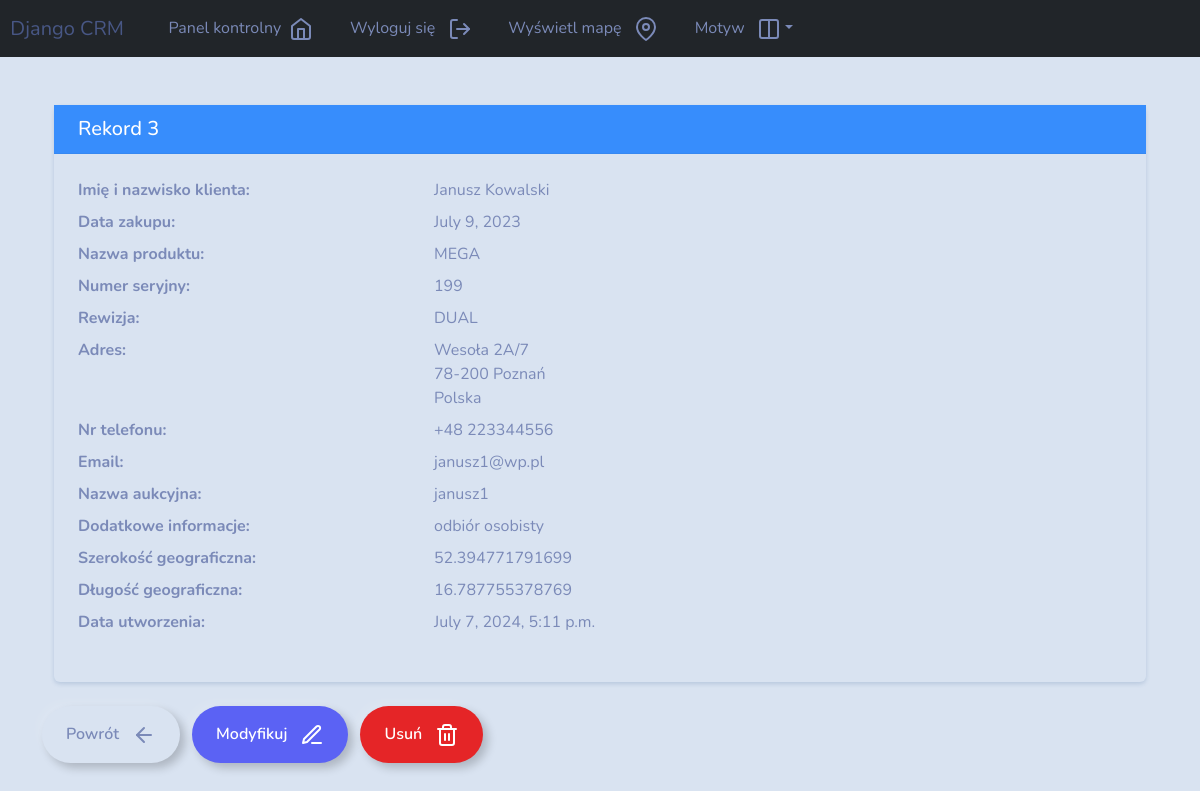
Screenshot of /record/3 (signed in) with the database file from the repository.
### webapp/models.py (models this page shows, shortened)
class Record(models.Model):
    creation_date = models.DateTimeField(auto_now_add=True)
    purchase_date = models.DateField(blank=True, null=True)  # Allows blank and NULL
    product_name = models.CharField(max_length=100, blank=True)  # Allows blank
    serial_number = models.CharField(max_length=100, blank=True)  # Allows blank
    revision = models.CharField(max_length=100, blank=True)  # Allows blank
    customer_first_name = models.CharField(max_length=100, blank=True)  # Allows blank
    customer_last_name = models.CharField(max_length=100, blank=True)  # Allows blank
    address_street = models.CharField(max_length=100, blank=True)  # Allows blank
    address_building = models.CharField(max_length=100, blank=True)  # Allows blank
    address_apartment = models.CharField(max_length=100, blank=True)  # Allows blank
    address_city = models.CharField(max_length=100, blank=True)  # Allows blank
    address_postal_code = models.CharField(max_length=100, blank=True)  # Allows blank
    address_country = models.CharField(max_length=100, blank=True)  # Allows blank
    phone_number = models.CharField(max_length=100, blank=True)  # Allows blank
    email = models.EmailField(max_length=100, blank=True)  # Allows blank
    auction_name = models.CharField(max_length=100, blank=True)  # Allows blank
    additional_info = models.TextField(max_length=1000, blank=True)  # Allows blank
    gps_latitude = models.FloatField(null=True, blank=True)  # Allows NULL and blank
    gps_longitude = models.FloatField(null=True, blank=True)  # Allows NULL and blank

### webapp/views.py (the view)
# urls.py: path('record/<int:pk>', views.view_record, name='view_record'),
@login_required(login_url='user_login')
def view_record(request, pk):
    all_records = Record.objects.get(id=pk)
    context = {'record': all_records}
    return render(request, 'webapp/view_record.html', context=context)

### webapp/templates/webapp/view_record.html (shortened to what this page needs)
{% extends 'webapp/base.html' %}
{% block content %}
<div class="container py-4">
    <div class="card shadow-sm">
        <div class="card-header bg-primary text-white">
            <h5 class="mb-0">Rekord {{ record.id }}</h5>
        </div>
        <div class="card-body">
            <dl class="row">
                <dt class="col-sm-4">Imię i nazwisko klienta:</dt>
                <dd class="col-sm-8">{{record.customer_first_name}} {{record.customer_last_name}}</dd>
                <dt class="col-sm-4">Data zakupu:</dt>
                <dd class="col-sm-8">{{record.purchase_date}}</dd>
                <dt class="col-sm-4">Nazwa produktu:</dt>
                <dd class="col-sm-8">{{record.product_name}}</dd>
                <dt class="col-sm-4">Numer seryjny:</dt>
                <dd class="col-sm-8">{{record.serial_number}}</dd>
                <dt class="col-sm-4">Rewizja:</dt>
                <dd class="col-sm-8">{{record.revision}}</dd>
                <dt class="col-sm-4">Adres:</dt>
                <dd class="col-sm-8">
                    {{record.address_street}} {{record.address_building}}/{{record.address_apartment}}<br>
                    {{record.address_postal_code}} {{record.address_city}}<br>
                    {{record.address_country}}
                </dd>
                <dt class="col-sm-4">Nr telefonu:</dt>
                <dd class="col-sm-8">{{record.phone_number}}</dd>
                <dt class="col-sm-4">Email:</dt>
                <dd class="col-sm-8">{{record.email}}</dd>
                <dt class="col-sm-4">Nazwa aukcyjna:</dt>
                <dd class="col-sm-8">{{record.auction_name}}</dd>
                <dt class="col-sm-4">Dodatkowe informacje:</dt>
                <dd class="col-sm-8">{{record.additional_info}}</dd>
                <dt class="col-sm-4">Szerokość geograficzna:</dt>
                <dd class="col-sm-8">{{record.gps_latitude}}</dd>
                <dt class="col-sm-4">Długość geograficzna:</dt>
                <dd class="col-sm-8">{{record.gps_longitude}}</dd>
                <dt class="col-sm-4">Data utworzenia:</dt>
                <dd class="col-sm-8">{{record.creation_date}}</dd>
            </dl>
        </div>
    </div>
</div>
<a href="{% url 'dashboard' %}" class="btn btn-outline-secondary">Powrót &nbsp&nbsp<i data-feather="arrow-left"></i></a>
<a href="{% url 'update_record' record.id %}" class="btn btn-outline-info">Modyfikuj &nbsp&nbsp<i data-feather="edit-3"></i></a>
<a href="{% url 'delete_record' record.id %}" class="btn btn-outline-danger">Usuń &nbsp&nbsp<i data-feather="trash-2"></i></a>
{% endblock %}

### rows the page displays
Record: id "3", customer_first_name "Janusz", customer_last_name "Kowalski", purchase_date "July 9, 2023", product_name "MEGA", serial_number "199", revision "DUAL", address_street "Wesoła", address_building "2A", address_apartment "7", address_postal_code "78-200", address_city "Poznań", address_country "Polska", phone_number "+48 223344556", email "janusz1@wp.pl", auction_name "janusz1", additional_info "odbiór osobisty", gps_latitude "52.394771791699", gps_longitude "16.787755378769", creation_date "July 7, 2024, 5:11 p.m."
